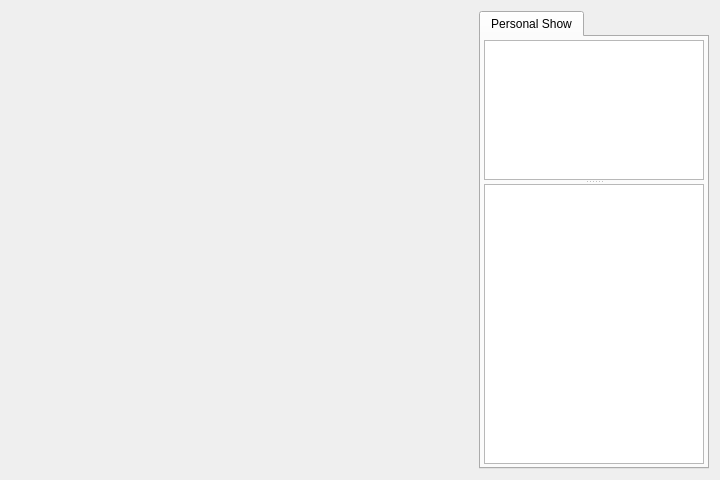
<?xml version="1.0" encoding="UTF-8"?>
<ui version="4.0">
 <class>ContactChatWidgetClass</class>
 <widget class="QWidget" name="ContactChatWidgetClass">
  <property name="geometry">
   <rect>
    <x>0</x>
    <y>0</y>
    <width>720</width>
    <height>480</height>
   </rect>
  </property>
  <property name="minimumSize">
   <size>
    <width>720</width>
    <height>480</height>
   </size>
  </property>
  <property name="windowTitle">
   <string>ContactChatWindow</string>
  </property>
  <layout class="QGridLayout" name="gridLayout">
   <item row="0" column="0">
    <widget class="ChatMessageWindow" name="chatMessageWindow" native="true">
     <property name="sizePolicy">
      <sizepolicy hsizetype="Expanding" vsizetype="Expanding">
       <horstretch>3</horstretch>
       <verstretch>0</verstretch>
      </sizepolicy>
     </property>
    </widget>
   </item>
   <item row="0" column="1">
    <widget class="QTabWidget" name="tabWidget">
     <property name="sizePolicy">
      <sizepolicy hsizetype="Preferred" vsizetype="Expanding">
       <horstretch>1</horstretch>
       <verstretch>0</verstretch>
      </sizepolicy>
     </property>
     <widget class="QWidget" name="tabPersonalShow">
      <attribute name="title">
       <string>Personal Show</string>
      </attribute>
      <layout class="QGridLayout" name="gridLayout_2">
       <property name="leftMargin">
        <number>3</number>
       </property>
       <property name="topMargin">
        <number>3</number>
       </property>
       <property name="rightMargin">
        <number>3</number>
       </property>
       <property name="bottomMargin">
        <number>3</number>
       </property>
       <property name="spacing">
        <number>3</number>
       </property>
       <item row="0" column="0">
        <widget class="QSplitter" name="splitter">
         <property name="sizePolicy">
          <sizepolicy hsizetype="Preferred" vsizetype="Expanding">
           <horstretch>0</horstretch>
           <verstretch>0</verstretch>
          </sizepolicy>
         </property>
         <property name="orientation">
          <enum>Qt::Vertical</enum>
         </property>
         <widget class="QTextBrowser" name="textBrowserAnnounce">
          <property name="sizePolicy">
           <sizepolicy hsizetype="Preferred" vsizetype="Expanding">
            <horstretch>0</horstretch>
            <verstretch>1</verstretch>
           </sizepolicy>
          </property>
          <property name="minimumSize">
           <size>
            <width>220</width>
            <height>0</height>
           </size>
          </property>
         </widget>
         <widget class="QListWidget" name="listWidgetMembers">
          <property name="sizePolicy">
           <sizepolicy hsizetype="Preferred" vsizetype="Expanding">
            <horstretch>0</horstretch>
            <verstretch>2</verstretch>
           </sizepolicy>
          </property>
          <property name="editTriggers">
           <set>QAbstractItemView::NoEditTriggers</set>
          </property>
         </widget>
        </widget>
       </item>
      </layout>
     </widget>
    </widget>
   </item>
  </layout>
 </widget>
 <layoutdefault spacing="6" margin="11"/>
 <customwidgets>
  <customwidget>
   <class>ChatMessageWindow</class>
   <extends>QWidget</extends>
   <header>chatmessagewindow.h</header>
   <container>1</container>
  </customwidget>
 </customwidgets>
 <resources/>
 <connections/>
</ui>
